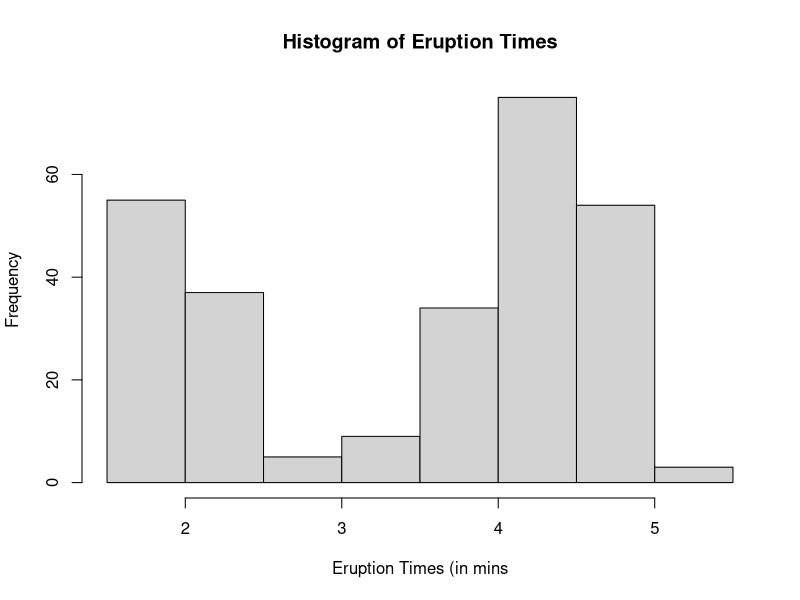
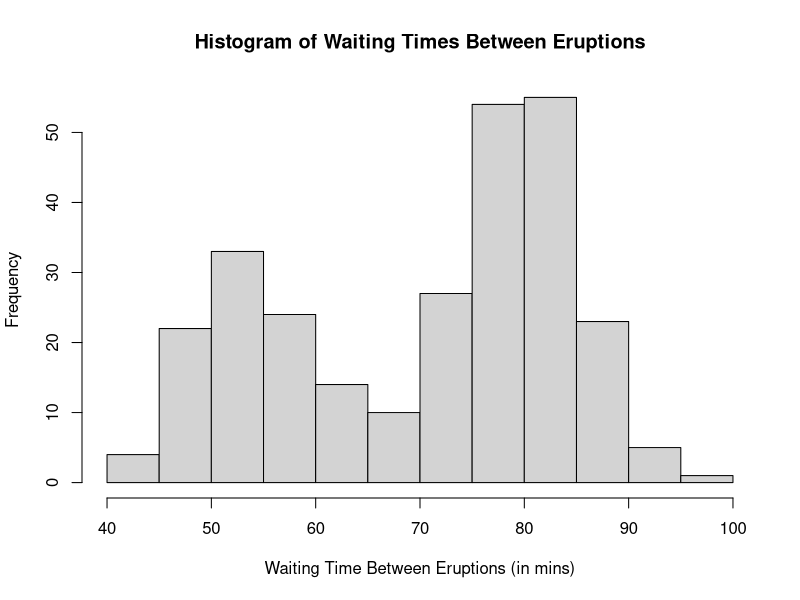
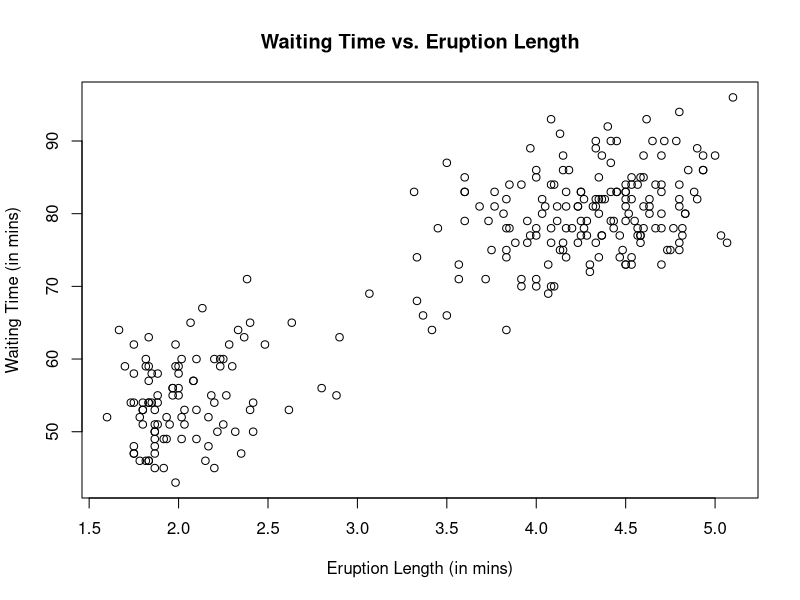

Recreate these plots in R, in order.
## ---- chunk 1
knitr::opts_chunk$set(echo = TRUE, eval = TRUE,  
                      warning = FALSE, message = FALSE, 
                      fig.align = "center",
                      R.options=list(max.print=100))

# Edit the file starting below
## ---- chunk 2
library(dplyr)
library(datasets)
head(faithful)
## ---- chunk 3
# determine the number of rows and columns in dataset
nrow(faithful)
ncol(faithful)
## ---- chunk 4
# determining summary statistics for eruption length and waiting period
summary(faithful)
## ---- chunk 5
# shows histogram of both eruptions and waiting
hist(faithful$eruptions, main = "Histogram of Eruption Times", xlab = "Eruption Times (in mins")
hist(faithful$waiting, main = "Histogram of Waiting Times Between Eruptions", xlab = "Waiting Time Between Eruptions (in mins)")

## ---- chunk 6
# determines mean eruption time when waiting period is below or equal to 1 hour
# and above 1 hour
faithful %>% 
  filter(waiting <= 60) %>%
  summarise(mean_eruptions = mean(eruptions))

faithful %>% 
  filter(waiting > 60) %>%
  summarise(mean_eruptions = mean(eruptions))
## ---- chunk 7
# creates scatterplot between waiting time and eruption length
plot(faithful$eruptions, faithful$waiting, main = "Waiting Time vs. Eruption Length", xlab = "Eruption Length (in mins)", ylab = "Waiting Time (in mins)")
